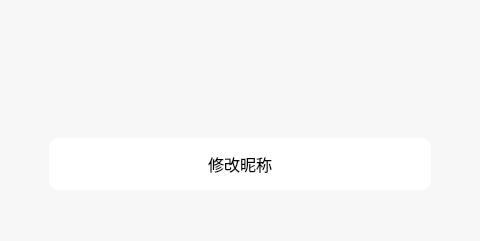
<?xml version="1.0" encoding="UTF-8"?>
<ui version="4.0">
 <class>WidSetData</class>
 <widget class="QWidget" name="WidSetData">
  <property name="geometry">
   <rect>
    <x>0</x>
    <y>0</y>
    <width>480</width>
    <height>241</height>
   </rect>
  </property>
  <property name="windowTitle">
   <string>Form</string>
  </property>
  <layout class="QGridLayout" name="gridLayout">
   <property name="leftMargin">
    <number>0</number>
   </property>
   <property name="topMargin">
    <number>0</number>
   </property>
   <property name="rightMargin">
    <number>0</number>
   </property>
   <property name="bottomMargin">
    <number>0</number>
   </property>
   <property name="spacing">
    <number>0</number>
   </property>
   <item row="0" column="0">
    <widget class="QWidget" name="widget" native="true">
     <property name="styleSheet">
      <string notr="true">QWidget#widget{
background:#F7F7F7;
}</string>
     </property>
     <layout class="QGridLayout" name="gridLayout_5">
      <property name="leftMargin">
       <number>40</number>
      </property>
      <property name="topMargin">
       <number>40</number>
      </property>
      <property name="rightMargin">
       <number>40</number>
      </property>
      <property name="bottomMargin">
       <number>40</number>
      </property>
      <property name="spacing">
       <number>0</number>
      </property>
      <item row="0" column="0">
       <widget class="QWidget" name="widget_2" native="true">
        <layout class="QVBoxLayout" name="verticalLayout_2">
         <property name="spacing">
          <number>24</number>
         </property>
         <property name="leftMargin">
          <number>0</number>
         </property>
         <property name="topMargin">
          <number>0</number>
         </property>
         <property name="rightMargin">
          <number>0</number>
         </property>
         <property name="bottomMargin">
          <number>0</number>
         </property>
         <item>
          <layout class="QHBoxLayout" name="horizontalLayout">
           <property name="spacing">
            <number>16</number>
           </property>
           <item>
            <widget class="QLabel" name="lblportrait">
             <property name="minimumSize">
              <size>
               <width>64</width>
               <height>64</height>
              </size>
             </property>
             <property name="maximumSize">
              <size>
               <width>64</width>
               <height>64</height>
              </size>
             </property>
             <property name="text">
              <string/>
             </property>
            </widget>
           </item>
           <item>
            <widget class="QLabel" name="lblname">
             <property name="sizePolicy">
              <sizepolicy hsizetype="Preferred" vsizetype="Fixed">
               <horstretch>0</horstretch>
               <verstretch>0</verstretch>
              </sizepolicy>
             </property>
             <property name="styleSheet">
              <string notr="true">font-size:20px;</string>
             </property>
             <property name="text">
              <string/>
             </property>
            </widget>
           </item>
          </layout>
         </item>
         <item>
          <widget class="QWidget" name="verticalWidget" native="true">
           <property name="sizePolicy">
            <sizepolicy hsizetype="Preferred" vsizetype="Expanding">
             <horstretch>0</horstretch>
             <verstretch>0</verstretch>
            </sizepolicy>
           </property>
           <property name="styleSheet">
            <string notr="true">QPushButton{
background:#fff;
font-size:16px;
border-radius:10px;
padding:14px;
}</string>
           </property>
           <layout class="QVBoxLayout" name="verticalLayout">
            <item>
             <widget class="QPushButton" name="pushButton_3">
              <property name="text">
               <string>修改昵称</string>
              </property>
             </widget>
            </item>
           </layout>
          </widget>
         </item>
        </layout>
       </widget>
      </item>
     </layout>
    </widget>
   </item>
  </layout>
 </widget>
 <resources/>
 <connections/>
</ui>
